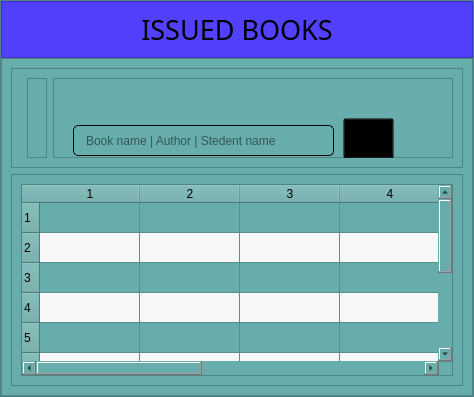
                  <widget class="QWidget" name="page_6">
                   <layout class="QVBoxLayout" name="verticalLayout_24">
                    <property name="spacing">
                     <number>0</number>
                    </property>
                    <property name="leftMargin">
                     <number>0</number>
                    </property>
                    <property name="topMargin">
                     <number>0</number>
                    </property>
                    <property name="rightMargin">
                     <number>0</number>
                    </property>
                    <property name="bottomMargin">
                     <number>0</number>
                    </property>
                    <item>
                     <widget class="QFrame" name="frame_44">
                      <property name="styleSheet">
                       <string notr="true">background-color: rgb(103, 173, 171);</string>
                      </property>
                      <property name="frameShape">
                       <enum>QFrame::StyledPanel</enum>
                      </property>
                      <property name="frameShadow">
                       <enum>QFrame::Raised</enum>
                      </property>
                      <layout class="QVBoxLayout" name="verticalLayout_22">
                       <property name="spacing">
                        <number>0</number>
                       </property>
                       <property name="leftMargin">
                        <number>0</number>
                       </property>
                       <property name="topMargin">
                        <number>0</number>
                       </property>
                       <property name="rightMargin">
                        <number>0</number>
                       </property>
                       <property name="bottomMargin">
                        <number>0</number>
                       </property>
                       <item>
                        <widget class="QFrame" name="frame_45">
                         <property name="maximumSize">
                          <size>
                           <width>16777215</width>
                           <height>60</height>
                          </size>
                         </property>
                         <property name="styleSheet">
                          <string notr="true">background-color: rgb(81, 65, 255);</string>
                         </property>
                         <property name="frameShape">
                          <enum>QFrame::StyledPanel</enum>
                         </property>
                         <property name="frameShadow">
                          <enum>QFrame::Raised</enum>
                         </property>
                         <layout class="QHBoxLayout" name="horizontalLayout_20">
                          <item>
                           <widget class="QLabel" name="label_11">
                            <property name="font">
                             <font>
                              <family>Nova Flat</family>
                              <pointsize>20</pointsize>
                             </font>
                            </property>
                            <property name="text">
                             <string>ISSUED BOOKS</string>
                            </property>
                            <property name="alignment">
                             <set>Qt::AlignCenter</set>
                            </property>
                           </widget>
                          </item>
                         </layout>
                        </widget>
                       </item>
                       <item>
                        <widget class="QFrame" name="frame_46">
                         <property name="styleSheet">
                          <string notr="true"/>
                         </property>
                         <property name="frameShape">
                          <enum>QFrame::StyledPanel</enum>
                         </property>
                         <property name="frameShadow">
                          <enum>QFrame::Raised</enum>
                         </property>
                         <layout class="QVBoxLayout" name="verticalLayout_23">
                          <item>
                           <widget class="QFrame" name="frame_47">
                            <property name="minimumSize">
                             <size>
                              <width>0</width>
                              <height>100</height>
                             </size>
                            </property>
                            <property name="maximumSize">
                             <size>
                              <width>16777215</width>
                              <height>100</height>
                             </size>
                            </property>
                            <property name="frameShape">
                             <enum>QFrame::StyledPanel</enum>
                            </property>
                            <property name="frameShadow">
                             <enum>QFrame::Raised</enum>
                            </property>
                            <layout class="QHBoxLayout" name="horizontalLayout_21">
                             <item>
                              <widget class="QFrame" name="frame_48">
                               <property name="frameShape">
                                <enum>QFrame::StyledPanel</enum>
                               </property>
                               <property name="frameShadow">
                                <enum>QFrame::Raised</enum>
                               </property>
                               <widget class="QLabel" name="label_12">
                                <property name="geometry">
                                 <rect>
                                  <x>0</x>
                                  <y>-2</y>
                                  <width>261</width>
                                  <height>31</height>
                                 </rect>
                                </property>
                                <property name="font">
                                 <font>
                                  <family>Nova Flat</family>
                                  <pointsize>12</pointsize>
                                 </font>
                                </property>
                                <property name="styleSheet">
                                 <string notr="true">border-radius:7px;
background: none;
</string>
                                </property>
                                <property name="text">
                                 <string/>
                                </property>
                                <property name="alignment">
                                 <set>Qt::AlignCenter</set>
                                </property>
                               </widget>
                              </widget>
                             </item>
                             <item>
                              <widget class="QFrame" name="frame_49">
                               <property name="frameShape">
                                <enum>QFrame::StyledPanel</enum>
                               </property>
                               <property name="frameShadow">
                                <enum>QFrame::Raised</enum>
                               </property>
                               <layout class="QHBoxLayout" name="horizontalLayout_22"/>
                              </widget>
                             </item>
                             <item>
                              <widget class="QFrame" name="frame_50">
                               <property name="minimumSize">
                                <size>
                                 <width>400</width>
                                 <height>0</height>
                                </size>
                               </property>
                               <property name="maximumSize">
                                <size>
                                 <width>16777215</width>
                                 <height>16777215</height>
                                </size>
                               </property>
                               <property name="frameShape">
                                <enum>QFrame::StyledPanel</enum>
                               </property>
                               <property name="frameShadow">
                                <enum>QFrame::Raised</enum>
                               </property>
                               <widget class="QLineEdit" name="lineEdit_8">
                                <property name="geometry">
                                 <rect>
                                  <x>20</x>
                                  <y>47</y>
                                  <width>261</width>
                                  <height>31</height>
                                 </rect>
                                </property>
                                <property name="styleSheet">
                                 <string notr="true">border: 1.1px solid black;
padding-left: 10 px;
border-radius:5px
</string>
                                </property>
                                <property name="echoMode">
                                 <enum>QLineEdit::Normal</enum>
                                </property>
                                <property name="placeholderText">
                                 <string>Book name | Author | Stedent name</string>
                                </property>
                               </widget>
                               <widget class="QPushButton" name="pushButton_19">
                                <property name="geometry">
                                 <rect>
                                  <x>290</x>
                                  <y>40</y>
                                  <width>51</width>
                                  <height>41</height>
                                 </rect>
                                </property>
                                <property name="styleSheet">
                                 <string notr="true">background-color: transparent</string>
                                </property>
                                <property name="text">
                                 <string/>
                                </property>
                                <property name="icon">
                                 <iconset resource="resources.qrc">
                                  <normaloff>:/icons/icons/icons8-search-480.png</normaloff>:/icons/icons/icons8-search-480.png</iconset>
                                </property>
                                <property name="iconSize">
                                 <size>
                                  <width>40</width>
                                  <height>41</height>
                                 </size>
                                </property>
                                <property name="shortcut">
                                 <string>Return</string>
                                </property>
                               </widget>
                              </widget>
                             </item>
                            </layout>
                           </widget>
                          </item>
                          <item>
                           <widget class="QFrame" name="frame_51">
                            <property name="styleSheet">
                             <string notr="true"/>
                            </property>
                            <property name="frameShape">
                             <enum>QFrame::StyledPanel</enum>
                            </property>
                            <property name="frameShadow">
                             <enum>QFrame::Raised</enum>
                            </property>
                            <layout class="QHBoxLayout" name="horizontalLayout_23">
                             <item>
                              <widget class="QTableWidget" name="tableWidget_3">
                               <property name="maximumSize">
                                <size>
                                 <width>700</width>
                                 <height>300</height>
                                </size>
                               </property>
                               <property name="alternatingRowColors">
                                <bool>true</bool>
                               </property>
                               <property name="rowCount">
                                <number>10</number>
                               </property>
                               <property name="columnCount">
                                <number>7</number>
                               </property>
                               <row/>
                               <row/>
                               <row/>
                               <row/>
                               <row/>
                               <row/>
                               <row/>
                               <row/>
                               <row/>
                               <row/>
                               <column/>
                               <column/>
                               <column/>
                               <column/>
                               <column/>
                               <column/>
                               <column/>
                              </widget>
                             </item>
                            </layout>
                           </widget>
                          </item>
                         </layout>
                        </widget>
                       </item>
                       <item>
                        <widget class="QFrame" name="frame_52">
                         <property name="maximumSize">
                          <size>
                           <width>16777205</width>
                           <height>50</height>
                          </size>
                         </property>
                         <property name="styleSheet">
                          <string notr="true">background-color: rgb(115, 115, 115);</string>
                         </property>
                         <property name="frameShape">
                          <enum>QFrame::StyledPanel</enum>
                         </property>
                         <property name="frameShadow">
                          <enum>QFrame::Raised</enum>
                         </property>
                        </widget>
                       </item>
                      </layout>
                     </widget>
                    </item>
                   </layout>
                  </widget>
